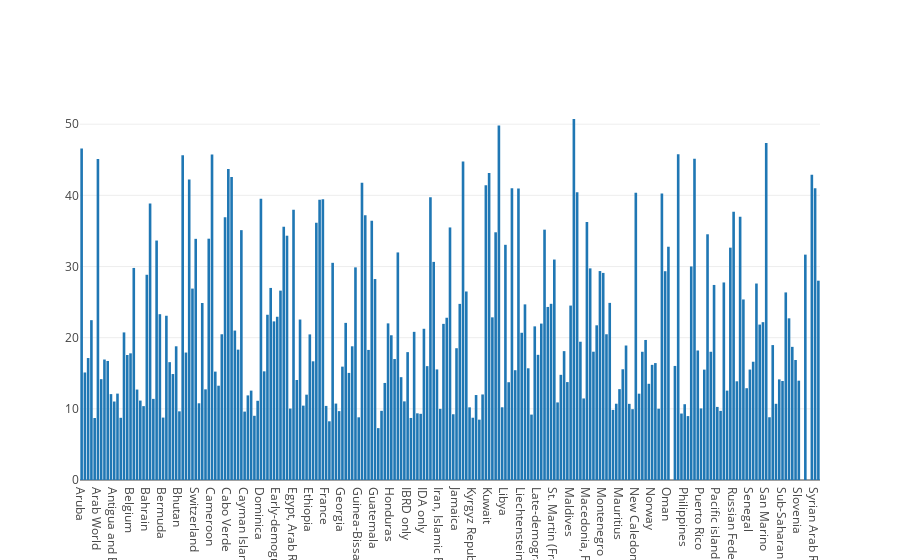

The cell this chart's notebook holds for it:
### Markdown cell above
#### *Plot Dashboard online or offline
- We can view the dashboard online or offline
- Dashboard in Bar graph
- Dashboard in Scatter graph with title

### Code cell
import plotly.plotly as py
import plotly.graph_objs as go

data = [go.Bar(x=df.CountryName,
            y=df.Birthrate)]

# View dashboard online
py.iplot(data, filename='jupyter-basic_bar')

# View dashboard offline
plotly.offline.iplot(data, filename='jupyter-basic_bar')

### Figure 1 — Plotly figure (JSON) as saved in the notebook; plotly's stock layout.template omitted (floating-point values rounded to 4 significant figures; data arrays with more than 128 entries replaced by an {"elided": "..."} marker saying what was removed)
{"data": [{"type": "bar", "uid": "d005beb6-a261-11e8-a8d0-b88a605d4570", "x": {"elided": "227 str values"}, "y": {"elided": "227 float values"}}], "layout": {}}
